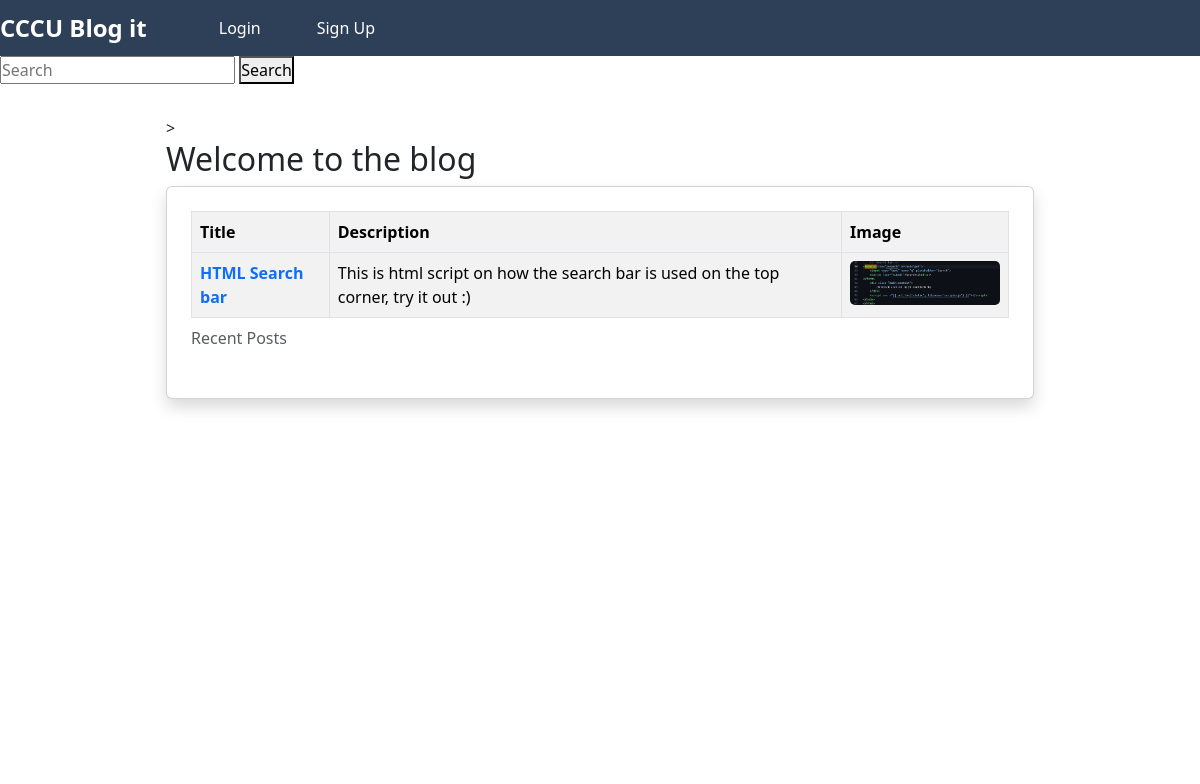
Before: / with the older database file.
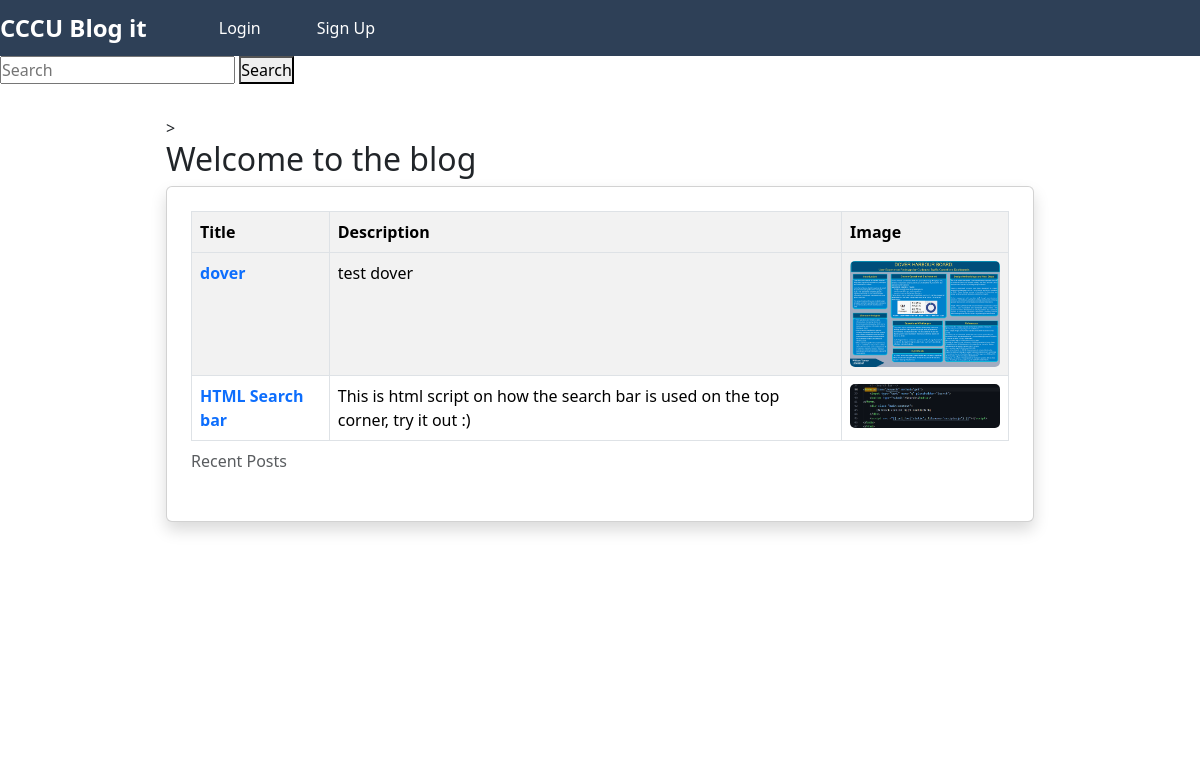
After: the same page with the newer database file.
### tables this page shows
CREATE TABLE finalProjects (
        id INTEGER PRIMARY KEY AUTOINCREMENT,
        title TEXT NOT NULL,
        description TEXT NOT NULL,
        image_filename TEXT NOT NULL            
      );

### server/app.py (the view)
@app.route('/')
def index():
    with OpenConn() as conn:
        posts = conn.execute("SELECT * FROM finalProjects ORDER BY id DESC LIMIT 3").fetchall()
    return render_template('index.html', posts=posts)

### server/database.py (called while the page is built)
def OpenConn() -> sqlite3.Connection:
  conn = sqlite3.connect(DBPath)
  conn.row_factory = sqlite3.Row
  return conn

### templates/index.html (shortened to what this page needs)
{% extends "base.html" %}
{% block content %}
>
<h2>Welcome to the blog</h2>
<div class="card shadow p-4 rounded-2">
<table class="table table-striped table-bordered table-hover">
    <caption class="text-muted"> Recent Posts</caption>
        <tr>
            <th scope="col"> Title </th>
            <th scope="col"> Description</th>
            <th scope="col"> Image</th>
        </tr>
<tbody>
    {% for post in posts %}
    <tr>
        <td>
            <a href="{{ url_for('view_post', post_id=post.id) }}"
               class="text-decoration-none fw-bold">
                {{ post.title }}
            </a>
        </td>
        <td>{{ post.description[:120] }}{% if post.description|length > 120 %}...{% endif %}</td>
        <td>
            {% if post.image_filename %}
                <img src="{{ url_for('static', filename='uploads/' ~ post.image_filename) }}"
                     style="max-width: 150px; height: auto; border-radius: 5px;">
            {% endif %}
        </td>
    </tr>
    {% endfor %}
</tbody>
</table>
{% endblock %}

### templates/base.html (shortened to what this page needs)
<!doctype html>
<!doctype html>
<html lang="en" data-bs-theme="light">
    <head>
        <link rel="stylesheet" href="{{ url_for('static', filename='styles.css') }}">
        <link
            href="https://cdn.jsdelivr.net/npm/bootstrap@5.3.8/dist/css/bootstrap.min.css"
            rel="stylesheet"
        />
    </head>
<body>
            <nav class="navbar navbar-expand-lg">
                <div class="logo">
            <a class="white_brand" href="{{ url_for('index') }}">
            CCCU Blog it</div>
        <div class="nav-links">
            {% if current_user and current_user.is_authenticated %}
                <a href="{{ url_for('add_post') }}">Create Post</a>
                <a href="{{ url_for('logout') }}">Logout</a>
            {% else %}
                <a href="{{ url_for('login') }}">Login</a>
                <a href="{{ url_for('signup') }}">Sign Up</a>
            {% endif %}
        </div>
    </nav>
<form action="/search" method="get">
    <input type="text" name="q" placeholder="Search">
    <button type="submit">Search</button>
</form>
    <div class="main-content">
        {% block content %}{% endblock %}
    </div>
</body>
</html>

### static/styles.css (style rules this page uses)
* { margin: 0; padding: 0; box-sizing: border-box; }
body { font-family: 'Segoe UI', Tahoma, Geneva, Verdana, sans-serif; line-height: 1.6; color: #333; background-color: #f9f9f9; }
.white_brand { color: white !important; text-decoration: none; font-weight: bold; font-size: 1.5rem; }
.navbar { background-color: #2E4057; color: white; padding: 1rem 2rem; display: flex; justify-content: space-between; align-items: center; position: sticky; top: 0; z-index: 100; }
.logo { font-size: 1.5rem; font-weight: bold; }
.nav-links { display: flex; gap: 1.5rem; align-items: center; }
.nav-links a { color: white; text-decoration: none; padding: 0.5rem 1rem; border-radius: 4px; transition: background-color 0.3s; }
.main-content { max-width: 900px; margin: 2rem auto; padding: 0 1rem; background: white; min-height: 80vh; }

Changed rows visible on the page:
added finalProjects: title "dover", description "test dover", image_filename (picture)
